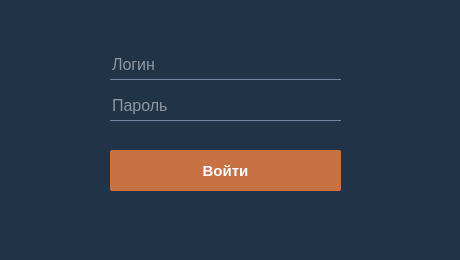
<?xml version="1.0" encoding="UTF-8"?>
<ui version="4.0">
 <class>Auth_form</class>
 <widget class="QWidget" name="Auth_form">
  <property name="geometry">
   <rect>
    <x>0</x>
    <y>0</y>
    <width>460</width>
    <height>260</height>
   </rect>
  </property>
  <property name="minimumSize">
   <size>
    <width>460</width>
    <height>260</height>
   </size>
  </property>
  <property name="maximumSize">
   <size>
    <width>460</width>
    <height>260</height>
   </size>
  </property>
  <property name="font">
   <font>
    <family>Segoe UI</family>
    <pointsize>10</pointsize>
   </font>
  </property>
  <property name="windowTitle">
   <string>Авторизация</string>
  </property>
  <property name="styleSheet">
   <string notr="true">QPushButton
{
border-radius: 2px;
background: #c87243;
color: #fafbfc;
font: bold;
}

QPushButton:hover
{
border-radius: 2px;
background: #b35d2e;
color: #fafbfc;
font: bold;
}

QPushButton:pressed
{
border-radius: 2px;
background: #bc683a;
color: #fafbfc;
font: bold;
}

*
{
background: #203347;
color: #fafbfc;
selection-color: #182635;
selection-background-color: #fafbfc;
}

QLabel
{
color: #fafbfc;
}

QComboBox {
border: 1px solid #7487a3;
border-radius: 2px;
padding: 1px 18px 1px 3px;
min-width: 2em;
}

QComboBox::drop-down 
{
subcontrol-origin: padding;
subcontrol-position: top right;
width: 15px;
border-left-width: 1px;
border-left-color: #7487a3;
border-left-style: solid; /* только одна линия */
border-top-right-radius: 2px; /* тот же радиус закругления что и у QComboBox */
border-bottom-right-radius: 2px;
}

QComboBox::down-arrow {
image: url(D:/YandexDisk/4 курс/Диплом/Main/icons/DropDownArrow.png);
width: 10px;
height: 10px;
}

QComboBox:on
{
padding-top: 1px;
}

QComboBox::down-arrow:on { /* сдвиг стрелки когда выпадающий список раскрывается */
top: 1px;
}

QComboBox:editable {
background-color: #182635;
}

QComboBox QAbstractItemView
{
border: 1px solid #7487a3;
selection-background-color: #fafbfc;
background-color: #182635;
min-width: 500px;
}

QGroupBox
{
color: #d7dde3;
border: 1px solid #d7dde3;
border-radius: 2px;
margin-top: 2ex; /* оставляем пространство вверху для заголовка */
}

QGroupBox::title
{
subcontrol-origin: margin;
subcontrol-position: top center; /* помещаем вверху по центру */
padding: 0 3px;
}

QListWidget
{
border: 1px solid #7487a3;
border-radius: 2px;
background-color: #fafbfc;
alternate-background-color: #7487a3;
color: #182635;
}

QTextEdit
{
border: 1px solid #7487a3;
border-radius: 2px;
background-color: #182635;
}

QTableWidget
{
border: 1px solid #7487a3;
border-radius: 2px;
background-color: #fafbfc;
}

QTableWidget:item
{
color: #182635;
}

QHeaderView
{
color: #182635;
}

QLineEdit
{
border: none;
color: #fafbfc;
border-bottom: 1px solid #7487a3;
background: transparent;
}

QMenu {
margin: 2px; /* немного пространства вокруг меню */
background-color: #121e36;
 }

QMenuBar:item:selected
{
color: #fafbfc;
background-color: #121e36;
}

QMenu::item {
padding: 2px 25px 2px 20px;
border: 1px solid transparent; /* резерв пространства для границы выделения */
background-color: #121e36;
color: #fafbfc;
}

QMenu::item:selected {
border-color: 1px solid #fafbfc;
}</string>
  </property>
  <widget class="QLineEdit" name="login_line">
   <property name="geometry">
    <rect>
     <x>110</x>
     <y>49</y>
     <width>231</width>
     <height>31</height>
    </rect>
   </property>
   <property name="font">
    <font>
     <family>Segoe UI</family>
     <pointsize>12</pointsize>
     <weight>50</weight>
     <bold>false</bold>
    </font>
   </property>
   <property name="text">
    <string/>
   </property>
   <property name="placeholderText">
    <string>Логин</string>
   </property>
  </widget>
  <widget class="QLineEdit" name="password_line">
   <property name="geometry">
    <rect>
     <x>110</x>
     <y>90</y>
     <width>231</width>
     <height>31</height>
    </rect>
   </property>
   <property name="font">
    <font>
     <family>Segoe UI</family>
     <pointsize>12</pointsize>
     <weight>50</weight>
     <bold>false</bold>
    </font>
   </property>
   <property name="text">
    <string/>
   </property>
   <property name="echoMode">
    <enum>QLineEdit::Password</enum>
   </property>
   <property name="placeholderText">
    <string>Пароль</string>
   </property>
  </widget>
  <widget class="QPushButton" name="pushButton">
   <property name="geometry">
    <rect>
     <x>110</x>
     <y>150</y>
     <width>231</width>
     <height>41</height>
    </rect>
   </property>
   <property name="font">
    <font>
     <pointsize>11</pointsize>
     <weight>75</weight>
     <italic>false</italic>
     <bold>true</bold>
    </font>
   </property>
   <property name="text">
    <string>Войти</string>
   </property>
  </widget>
 </widget>
 <resources/>
 <connections/>
</ui>
